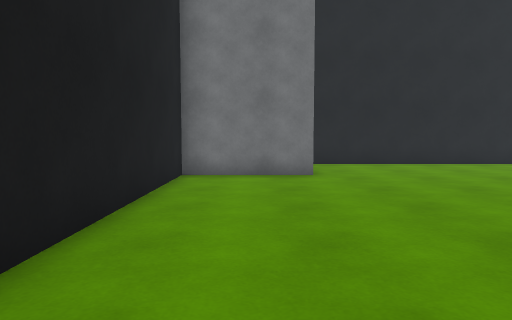
view 1 (above)

23 first-person views from a walk through a 3-D level made in the Unity game engine. The camera is 1.2 m above the floor, tilts 4° down and sees 70° across. The floor is counted in squares, 1 m on a side. Each view is taken from the middle of a square. On the plan, view 1 faces up. The plan holds only what a view shows up to about 15 squares ahead; the rest is blank. The place goes on beyond the plan.

view 2
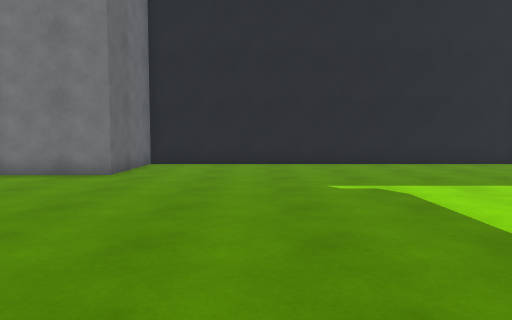

view 3
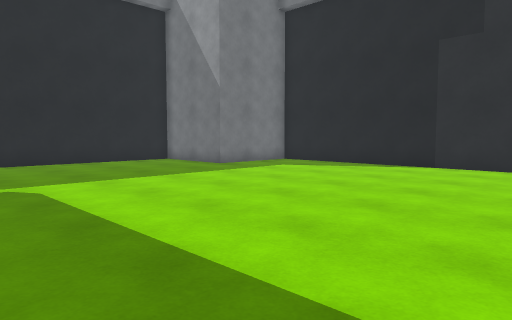

view 4
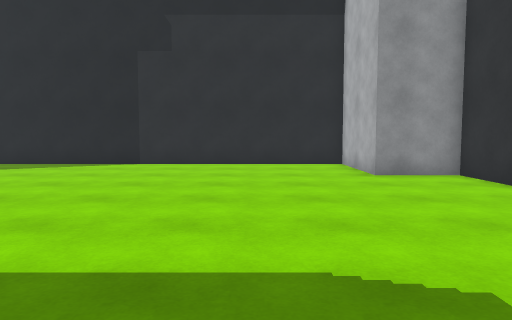

view 5
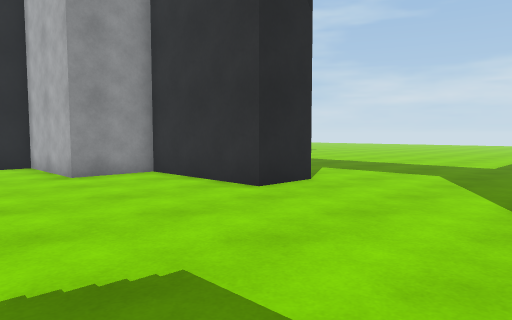

view 6
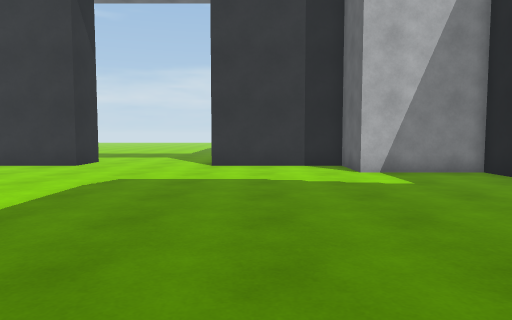

view 7
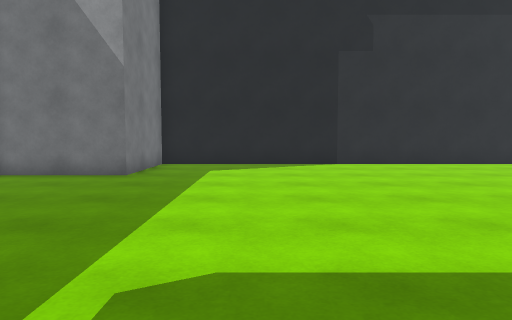

view 8
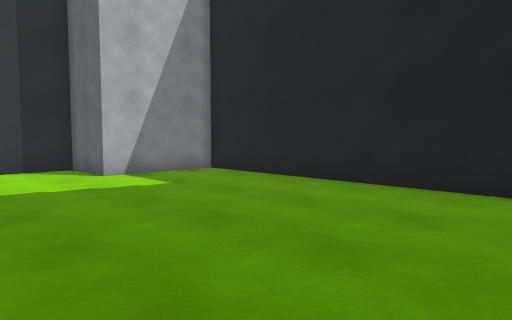

view 9
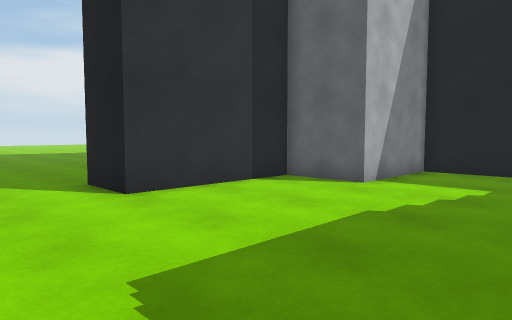

view 10
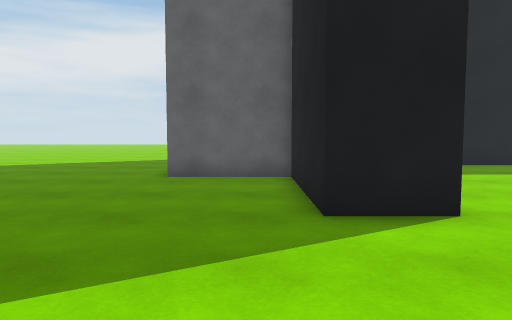

view 11
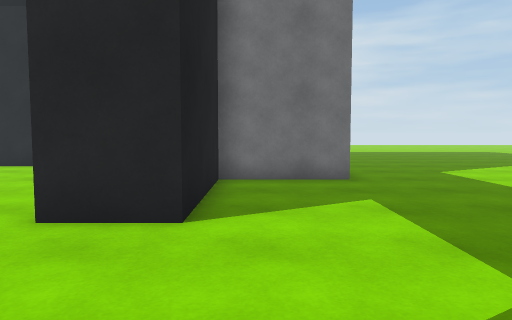

view 12
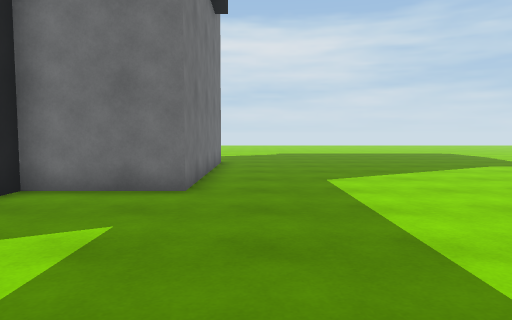

view 13
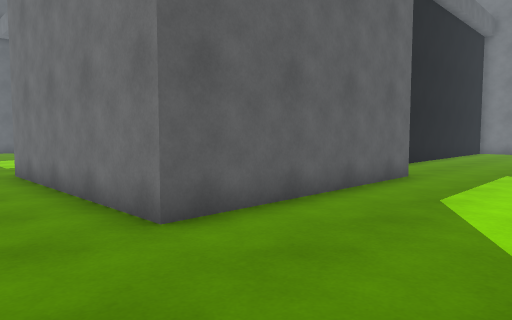

view 14
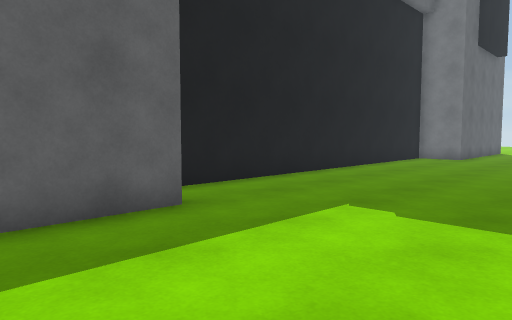

view 15
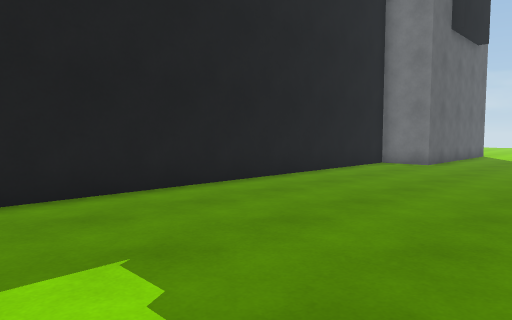

view 16
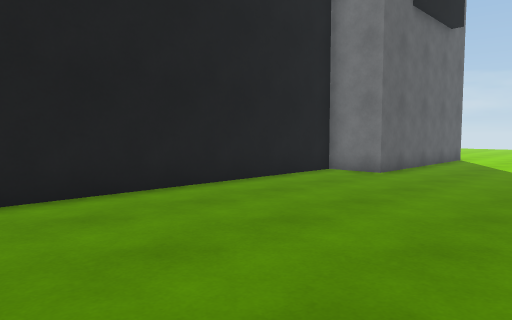

view 17
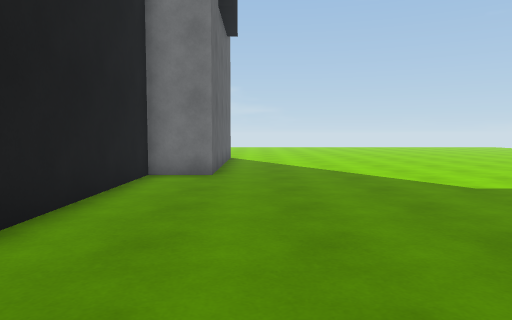

view 18
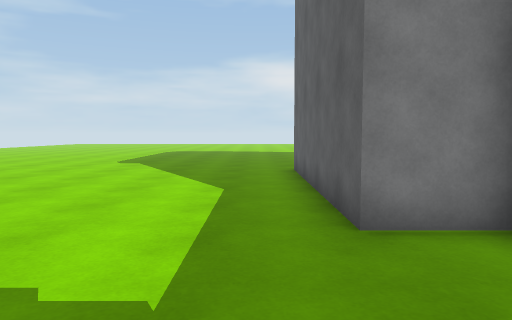

view 19
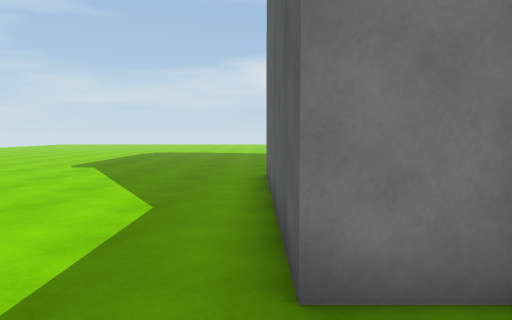

view 20
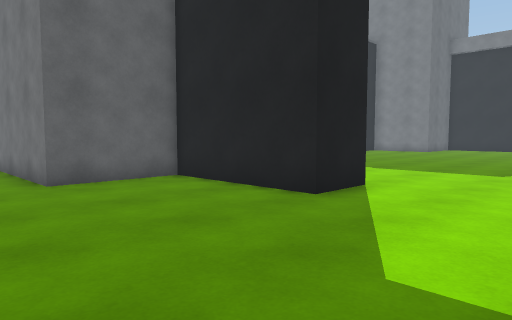

view 21
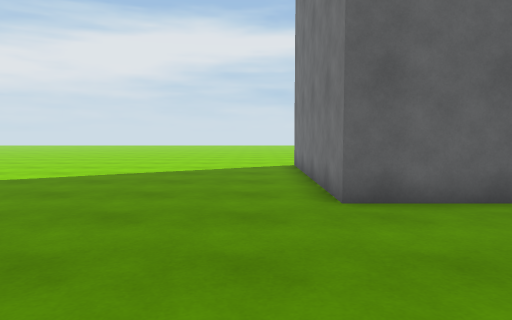

view 22
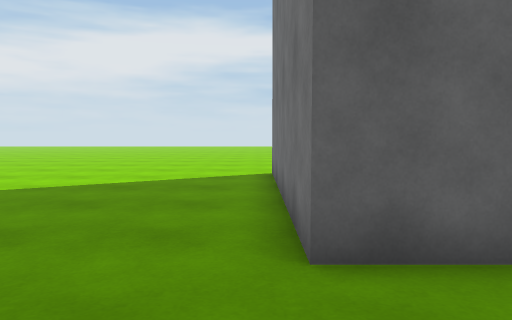

view 23
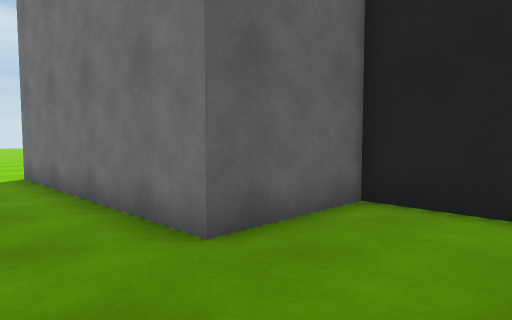

### Floor plan
Points are (right, up) in squares from view 1. A wall is a line through its corners. A room is listed if a view was taken in it or the views show most of it. See-through windows are left out.
Room 1 (views 1, 2, 3, 4, 5, 6, 7, 8, 9, 10, 11, 12, 13, 14, 15, 16, 17, 18, 19, 20, 21, 22, 23)
walls: (22.8, -4.5) (24.7, -4.5) (24.7, -12.5) (16.7, -12.5) (16.7, -9) (11.9, -9) (11.9, -7) (16.7, -7) (16.7, -4.5) (20.8, -4.5) (20.8, 10.8) (16.7, 10.8) (16.7, 14.6); (16.5, 14.9) (1.6, 14.9); (24.7, 15.5) (24.7, 10.8) (22.8, 10.8) (22.8, -3.2); (-2.2, 10.5) (-2.2, -4.5) (1.7, -4.5) (1.7, -7) (6.7, -7) (6.7, -9) (1.7, -9) (1.7, -12.5) (-6.4, -12.5)
ways out: opening at (-7.7, -14)

Where each view was taken, in squares from view 1:
view 1: 0 up, 0 right, facing up
view 2: 0 up, 6 right, facing up
view 3: 1 down, 7 right, facing up-right
view 4: 1 down, 6 right, facing right
view 5: 1 down, 6 right, facing down-right
view 6: 7 up, 5 right, facing down
view 7: 7 up, 6 right, facing right
view 8: 6 up, 6 right, facing down-left
view 9: 0 up, 10 right, facing down-left
view 10: 10 down, 12 right, facing left
view 11: 10 down, 7 right, facing right
view 12: 14 down, 9 right, facing right
view 13: 15 down, 29 right, facing up-left
view 14: 8 down, 30 right, facing up-left
view 15: 4 down, 30 right, facing up-left
view 16: 0 up, 30 right, facing up-left
view 17: 0 up, 26 right, facing up
view 18: 0 up, 26 right, facing down
view 19: 2 down, 25 right, facing down
view 20: 15 down, 11 right, facing up-left
view 21: 14 down, 8 right, facing left
view 22: 13 down, 5 right, facing left
view 23: 15 down, 5 right, facing up-left
